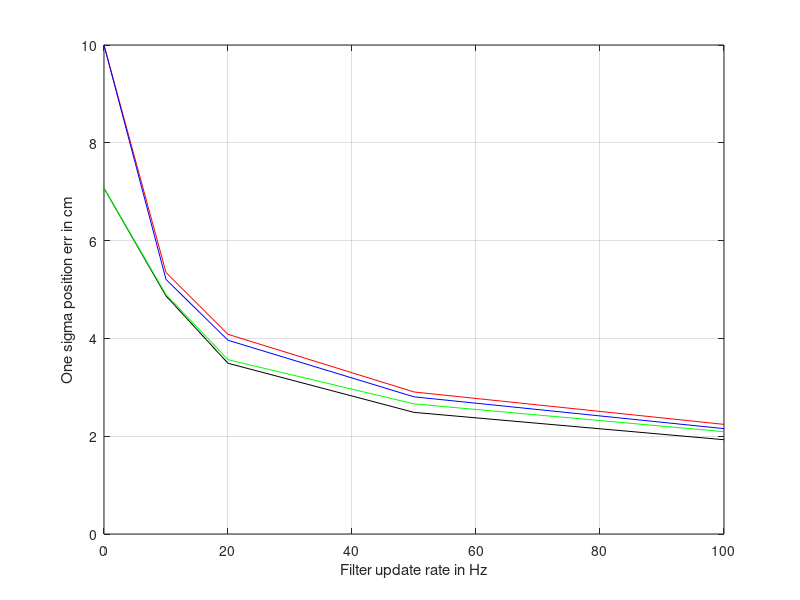
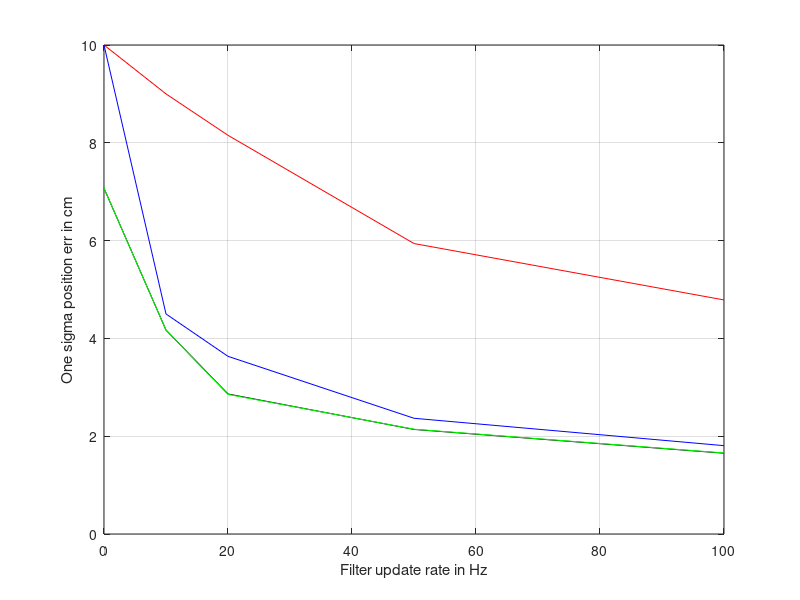
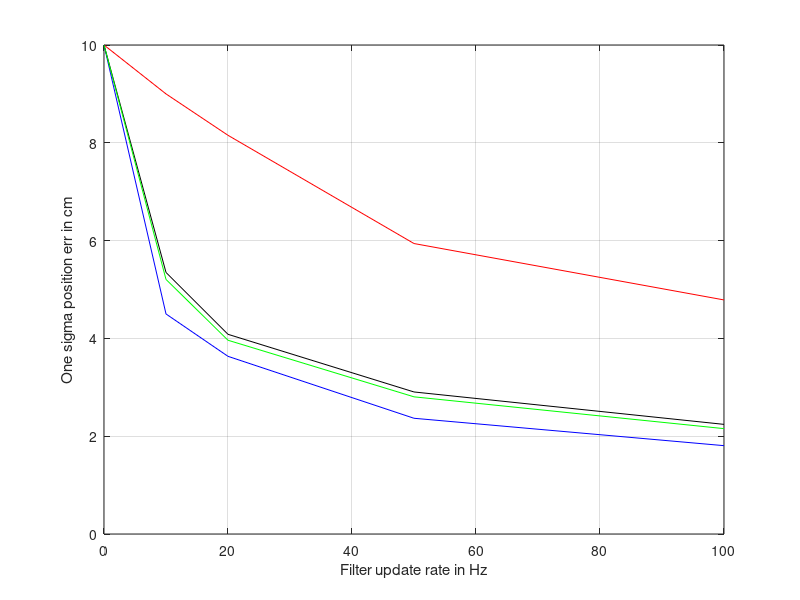
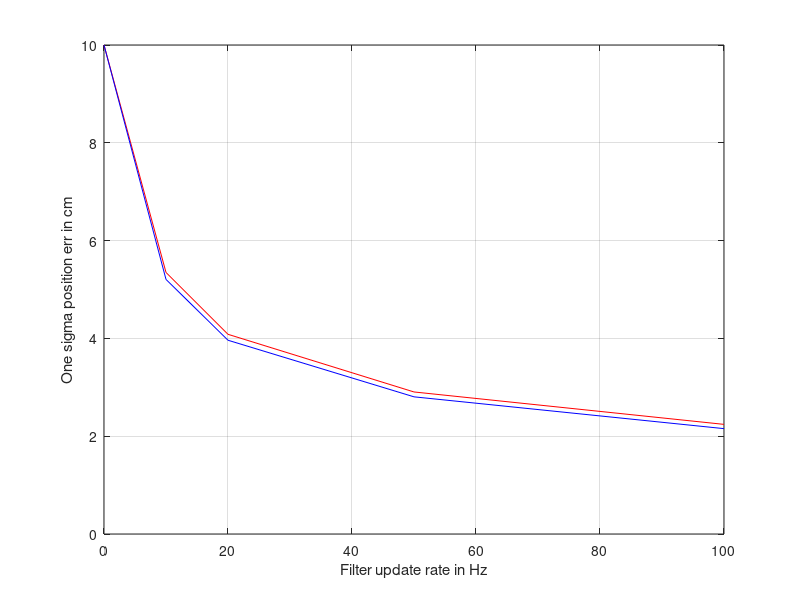

The MATLAB script that drew these images, in order:
% plot4.m
%
f = [0 10 20 50 100];           % Kalman filter update rate in Hz
%
fx6c2 = [0.3 0.16047 0.12251 0.087141 0.06726]/3*100;
fy6c2 = [0.3 0.15619 0.11887 0.084154 0.064643]/3*100;
%
fx6s2 = [0.3 0.27 0.2446 0.1782 0.1436]/3*100;
fy6s2 = [0.3 0.1350 0.109 0.0710 0.0542]/3*100;
%
fx6c4 = [0.3/sqrt(2) 0.14609 0.10474 0.074619 0.057845]/3*100;
fy6c4 = [0.3/sqrt(2) 0.14691 0.10693 0.079831 0.062765]/3*100;
%
fx6s4 = [0.3/sqrt(2) 0.12512 0.085906 0.064152 0.049564]/3*100;
fy6s4 = [0.3/sqrt(2) 0.12508 0.085642 0.064295 0.04972]/3*100;
%
figure (1)
plot(f,fx6c2,'r',f,fy6c2,'b',f,fx6c4,'k-',f,fy6c4,'g-')
xlabel('Filter update rate in Hz')
ylabel('One sigma position err in cm')
grid
axis([0 100 0 10])
%
figure (2)
plot(f,fx6s2,'r',f,fy6s2,'b',f,fx6s4,'k-',f,fy6s4,'g-')
xlabel('Filter update rate in Hz')
ylabel('One sigma position err in cm')
grid
axis([0 100 0 10])
%
figure (3)
plot(f,fx6s2,'r',f,fy6s2,'b',f,fx6c2,'k-',f,fy6c2,'g-')
xlabel('Filter update rate in Hz')
ylabel('One sigma position err in cm')
grid
axis([0 100 0 10])
%
figure (4)
plot(f,fx6c2,'r',f,fy6c2,'b')
xlabel('Filter update rate in Hz')
ylabel('One sigma position err in cm')
grid
axis([0 100 0 10])